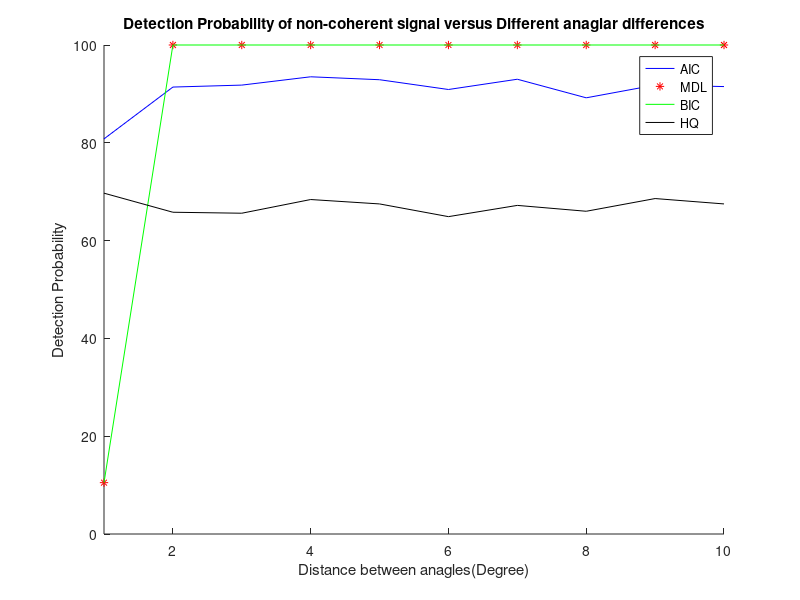

Reproduce this figure in MATLAB.
clc;
clear;

snapshots = 100;
sensorsNumber = 8;
array_1 = 0;
array_2Minimun = 1;
array_2Maximun = 10;
x = array_2Minimun:1:array_2Maximun;
SNR = 15;
MonteNum = 1000;
ProbabilityAIC = [];
ProbabilityMDL = [];
ProbabilityBIC = [];
ProbabilityHQ = [];

% Construct X under different SNR
for array_2 = array_2Minimun:array_2Maximun
    % array_2=10;
    % Signal Model
    % X = A * Signal + Noise;

    % Construct A
    Omega_1 = pi * sind(array_1);
    Omega_2 = pi * sind(array_2);

    a1 = [];
    a2 = [];
    for k = 0:1:(sensorsNumber - 1);
        a1 = [a1;exp(-1j * k * Omega_1)];
        a2 = [a2;exp(-1j * k * Omega_2)];
    end

    A = [a1,a2];

    Right_AIC = 0;
    Right_MDL = 0;
    Right_BIC = 0;
    Right_HQ = 0;

    for MonteNumTest = 1:MonteNum

        % Genrate Signal S
        SigamaSignalSquare = 10^(SNR/10);    
        Signal_1 = sqrt(SigamaSignalSquare/2) * randn(1,snapshots) + j * sqrt(SigamaSignalSquare/2) * rand(1,snapshots);
        Signal_2 = sqrt(SigamaSignalSquare/2) * randn(1,snapshots) + j * sqrt(SigamaSignalSquare/2) * rand(1,snapshots);

        % Assume 50HZ and 100HZ
%         t = randn(1,snapshots);
% 
%         Signal_1 = exp(j*2*pi*50*t);
%         Signal_2 = exp(j*2*pi*100*t);

    %     Signal_1 = sin(2*pi*50*t);
    %     Signal_2 = sin(2*pi*100*t);

        Signal = [Signal_1;Signal_2];

        % Genrate Noise N
        ATimesSignal = A * Signal;    
        
    %     Noise = sqrt(1/2) * randn(sensorsNumber,snapshots) + j * sqrt(1/2) * rand(sensorsNumber,snapshots);
    %     X = ATimesSignal + Noise;

        X = awgn(ATimesSignal,SNR,'measured');

    %     X = ATimesSignal;
    
        XH = X';

        % Acquired correlation matrix R from simulation data
        R = (X * XH) / snapshots;

        % SVD
        eigenvalue = svd (R); 

        %AIC
        %MDL
        AIC = [];
        MDL = [];
        BIC = [];
        HQ = [];
        for n=0:1:(sensorsNumber - 1)

           %likelihood function
           sumS = sum(eigenvalue(n+1:sensorsNumber,:),1);
           prodS = prod(eigenvalue(n+1:sensorsNumber,:),1);
           likelihoodFunction = ( sumS/(sensorsNumber-n) )/( prodS^( 1/(sensorsNumber-n) ) );

           AIC = [AIC,2*snapshots*(sensorsNumber-n)*log(likelihoodFunction) + 2*n*(2*sensorsNumber-n)];
           MDL = [MDL,snapshots*(sensorsNumber-n)*log(likelihoodFunction) + 0.5*n*log(snapshots)*(2*sensorsNumber-n)];
           BIC = [BIC,2*snapshots*(sensorsNumber-n)*log(likelihoodFunction) + n*log(snapshots)*(2*sensorsNumber-n)];
           HQ = [HQ,snapshots*(sensorsNumber-n)*log(likelihoodFunction) + 0.5*n*log(log(snapshots))*(2*sensorsNumber-n)];
           
        end
        
        %EGM
%         eigenvalueDescend = sort(eigenvalue,1,'descend');
%         eigenvalueDetaAve = eigenvalueDescend(1,1) - eigenvalueDescend(sensorsNumber,1);
%         eigenvalueDetaAve = eigenvalueDetaAve/(sensorsNumber -1);
%         eigenvalueDeta = [];
%         for i=1:sensorsNumber-1;
%             eigenvalueDeta = [eigenvalueDeta;eigenvalueDescend(i,1) - eigenvalueDescend(i+1,1)];
%         end
%         index = find(eigenvalueDeta <= eigenvalueDetaAve);
%         eigenvalueDetaSmallerThanEigenvalueDetaAve = eigenvalueDeta(index);
%         ............??
        
        %Detection Probability
        AICmin = min(AIC);
        n_AIC = find(AIC == AICmin);
        if n_AIC == 3
            Right_AIC = Right_AIC + 1;
        end
        
        MDLmin = min(MDL);
        n_MDL = find(MDL == MDLmin);
        if n_MDL == 3
            Right_MDL = Right_MDL + 1;
        end    
        
        BICmin = min(BIC);
        n_BIC = find(BIC == BICmin);
        if n_BIC == 3
            Right_BIC = Right_BIC + 1;
        end  
        
        HQmin = min(HQ);
        n_HQ = find(HQ == HQmin);
        if n_HQ == 3
            Right_HQ = Right_HQ + 1;
        end  
        
    end
    
    ProbabilityAIC = [ProbabilityAIC,(Right_AIC/MonteNum)*100];
    ProbabilityMDL = [ProbabilityMDL,(Right_MDL/MonteNum)*100];
    ProbabilityBIC = [ProbabilityBIC,(Right_BIC/MonteNum)*100];
    ProbabilityHQ = [ProbabilityHQ,(Right_HQ/MonteNum)*100];
    
end

hold on;
title('Detection Probability of non-coherent signal versus Different anaglar differences');
xlabel('Distance between anagles(Degree)');
ylabel('Detection Probability');
axis([1,10,0,100]);
p1 = plot(x,ProbabilityAIC,'b');
p2 = plot(x,ProbabilityMDL,'*r');
p3 = plot(x,ProbabilityBIC,'g');
p4 = plot(x,ProbabilityHQ,'k');
legend([p1 p2 p3 p4],'AIC','MDL','BIC','HQ');
hold off;
